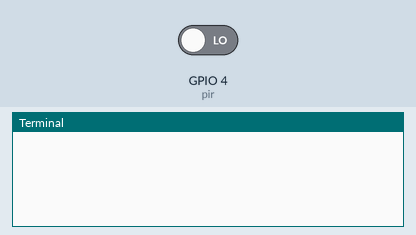
Recording of a program running on a simulated Raspberry Pi (BCM pin numbers). On the bench: the last lines printed to the terminal. Inputs (shaded band) come from the test bench; at power-on: GPIO 4 (pir) LOW. The camera gives no picture and a still takes 0.5 s.

Above: at 1.2 s.
1.3 s: GPIO 4 (pir) driven HIGH
At 1.7 s:
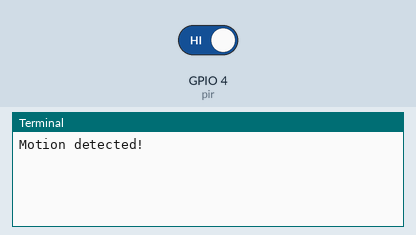
2.8 s: GPIO 4 (pir) driven LOW
At 4.0 s:
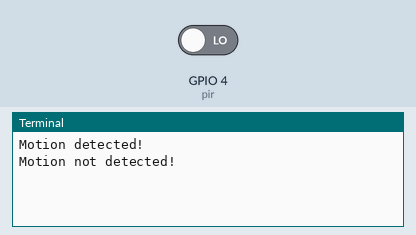

Measured:
- after the input at 1.3 s, the terminal: prints a new line at once (image 1)
- after the input at 2.8 s, the terminal: prints a new line at once (image 2)

The program:

parent_detector.py
```python
from gpiozero import MotionSensor
from picamera import PiCamera
import time

pir = MotionSensor(4)
camera = PiCamera()
filename = "intruder.h264"

while True:
	pir.wait_for_motion()
	print("Motion detected!")
	camera.start_recording(filename)
	pir.wait_for_no_motion()
	print("Motion not detected!")
	camera.stop_preview()
	time.sleep(2)
```
